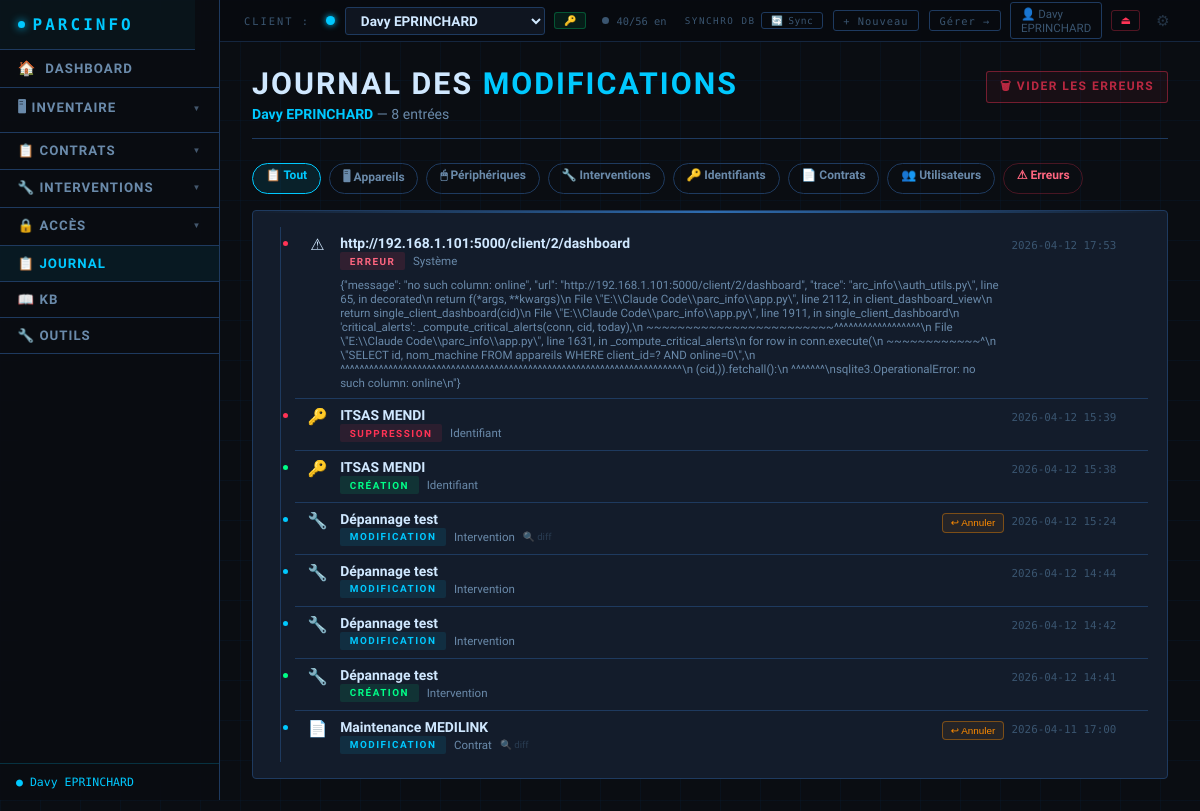
The page /historique (signed in) on the database its author committed.
### tables this page shows
CREATE TABLE clients (
        id INTEGER PRIMARY KEY AUTOINCREMENT,
        nom TEXT NOT NULL DEFAULT '',
        contact TEXT DEFAULT '',
        telephone TEXT DEFAULT '',
        email TEXT DEFAULT '',
        adresse TEXT DEFAULT '',
        notes TEXT DEFAULT '',
        couleur TEXT DEFAULT '#00c9ff',
        date_creation TEXT DEFAULT '',
        date_maj TEXT DEFAULT '', auth_user_id INTEGER DEFAULT NULL);

CREATE TABLE historique (
        id INTEGER PRIMARY KEY AUTOINCREMENT,
        client_id INTEGER NOT NULL,
        entite TEXT NOT NULL,
        entite_id INTEGER NOT NULL,
        entite_nom TEXT DEFAULT '',
        action TEXT NOT NULL,
        date_action TEXT NOT NULL,
        details TEXT DEFAULT '');

### app.py (the view)
@app.route('/historique')
@login_required
def page_historique():
    cid = get_client_id()
    if not cid: return redirect(url_for('nouveau_client'))
    conn = get_db()
    client = row_to_dict(conn.execute('SELECT * FROM clients WHERE id=?', (cid,)).fetchone() or {})
    filtre = request.args.get('entite', '')
    limit  = int(request.args.get('limit', 200))
    if filtre:
        rows = conn.execute(
            "SELECT * FROM historique WHERE client_id=? AND entite=? ORDER BY date_action DESC LIMIT ?",
            (cid, filtre, limit)).fetchall()
    else:
        rows = conn.execute(
            "SELECT * FROM historique WHERE client_id=? ORDER BY date_action DESC LIMIT ?",
            (cid, limit)).fetchall()
    hist = [row_to_dict(r) for r in rows]
    conn.close()
    return render_template('historique.html', hist=hist, client=client,
                           filtre=filtre, can_write_flag=can_write(),
                           clients=get_clients(), client_actif_id=cid)

### templates/historique.html (shortened to what this page needs)
{% extends "base.html" %}
{% block content %}
<div class="page-header" style="display:flex;align-items:flex-start;justify-content:space-between;gap:1rem;flex-wrap:wrap;">
    <div>
        <h1>Journal des <span>Modifications</span></h1>
        <p><span style="color:{{ client.couleur or '#00c9ff' }};font-weight:700;">{{ client.nom }}</span>
        — {{ hist|length }} entrée{{ 's' if hist|length != 1 }}</p>
    </div>
    <button onclick="viderErreurs(this)" class="btn btn-sm"
            style="border-color:rgba(255,51,85,.4);color:rgba(255,51,85,.7);background:rgba(255,51,85,.06);margin-top:.3rem;"
            title="Supprimer toutes les entrées d'erreur système">
        🗑 Vider les erreurs
    </button>
</div>
<div class="hist-filters">
    {% set entites = [('', 'Tout', '📋'), ('appareil', 'Appareils', '🖥'), ('peripherique', 'Périphériques', '🖱'),
                      ('intervention', 'Interventions', '🔧'), ('identifiant', 'Identifiants', '🔑'), ('contrat', 'Contrats', '📄'),
                      ('utilisateur', 'Utilisateurs', '👥'), ('système', 'Erreurs', '⚠')] %}
    {% for val, label, ico in entites %}
    <a href="/historique{% if val %}?entite={{ val }}{% endif %}"
       class="hist-chip {% if filtre == val %}active{% endif %}{% if val == 'système' %}" style="{% if filtre == val %}border-color:var(--accent-red);color:var(--accent-red);background:rgba(255,51,85,.08);{% else %}color:#ff6680;border-color:rgba(255,51,85,.25);{% endif %}{% endif %}">{{ ico }} {{ label }}</a>
    {% endfor %}
</div>
<div class="card" style="padding:1rem 1.2rem;">
{% if hist %}
<div class="hist-timeline">
{% set icons     = {'appareil':'🖥','peripherique':'🖱','intervention':'🔧','identifiant':'🔑','contrat':'📄','utilisateur':'👥','système':'⚠'} %}
{% set dot_colors= {'Création':'var(--accent-green)','Modification':'var(--accent)','Suppression':'var(--accent-red)','Annulation':'#facc15','Erreur':'#ff3355'} %}
{% set links     = {'appareil':'/appareil/{}', 'peripherique':'/peripherique/{}', 'intervention':'/intervention/{}', 'identifiant':'/identifiant/{}', 'contrat':'/contrat/{}', 'utilisateur':'/utilisateur/{}'} %}
{% for h in hist %}
{% set dot_col  = dot_colors.get(h.action, 'var(--text-muted)') %}
{% set has_diff = h.action == 'Modification' and h.details and h.details[:1] == '{' %}
{% set is_mod   = h.action == 'Modification' %}
{% set is_err   = h.action == 'Erreur' %}
<div class="hist-entry{% if has_diff %} has-diff{% endif %}"
     {% if is_mod %}
     data-diff="{{ h.details|e if has_diff else '' }}"
     onmouseenter="showDiffTip(event, this)"
     onmouseleave="hideDiffTip()"
     {% elif is_err %}
     data-err="{{ h.details|e }}"
     onmouseenter="showErrTip(event, this)"
     onmouseleave="hideErrTip()"
     style="cursor:default;"
     {% endif %}>
    <div class="hist-dot" style="background:{{ dot_col }};"></div>
    <span class="hist-icon">{{ icons.get(h.entite, '📋') }}</span>
    <div class="hist-body">
        <div class="hist-nom">
            {% if h.action != 'Suppression' and links.get(h.entite) %}
            <a href="{{ links[h.entite].format(h.entite_id) }}/editer" style="color:var(--text-primary);text-decoration:none;">{{ h.entite_nom }}</a>
            {% else %}
            {{ h.entite_nom }}
            {% endif %}
        </div>
        <div class="hist-meta">
            <span class="badge badge-action-{{ h.action|lower }}" style="font-size:.62rem;">{{ h.action }}</span>
            <span>{{ h.entite|capitalize }}</span>
            {% if h.action == 'Annulation' and h.details and h.details[:1] == '{' %}
                {% set msg_data = h.details|tojson %}
                <span style="color:var(--text-muted);font-style:italic;font-size:.68rem;">
                    ↩ Restauration appliquée
                </span>
            {% elif h.action != 'Modification' and h.details %}
                <span>{{ h.details }}</span>
            {% endif %}
            {% if has_diff %}
            <span class="diff-hint" title="Survolez pour voir les différences">🔍 diff</span>
            {% endif %}
        </div>
    </div>
    <div class="hist-right">
        {% if has_diff and can_write_flag %}
        <form method="POST" action="/historique/{{ h.id }}/annuler"
              data-nom="{{ h.entite_nom|e }}"
              onsubmit="return confirm('Restaurer \u00ab ' + this.dataset.nom + ' \u00bb \u00e0 son \u00e9tat avant cette modification ?')"
              style="margin:0;">
            <button type="submit" class="hist-revert-btn" title="Annuler cette modification">↩ Annuler</button>
        </form>
        {% endif %}
        <span class="hist-time">{{ h.date_action[:16].replace('T',' ') if h.date_action else '' }}</span>
    </div>
</div>
{% endfor %}
</div>
{% else %}
<div style="text-align:center;padding:3rem;color:var(--text-muted);">
    Aucune entrée dans le journal.
    <br><br>
    <span style="font-size:.82rem;">Les modifications seront enregistrées automatiquement dès la prochaine action.</span>
</div>
{% endif %}
</div>
{% endblock %}

### templates/base.html (shortened to what this page needs)
<!DOCTYPE html>
<html lang="fr">
<head>
</head>
<body class="{{ 'theme-light' if cfg.get('mode') == 'light' else '' }}{{ ' nav-left' if cfg.get('nav_mode') == 'vertical' else '' }}">
<div class="client-bar">
    <span class="client-bar-label">Client :</span>
    <div class="client-select-wrap">
        {% set active_cl = clients | selectattr('id','eq', client_actif_id) | first | default(None) %}
        <span class="client-dot" style="color:{{ active_cl.couleur if active_cl else '#00c9ff' }}; background:{{ active_cl.couleur if active_cl else '#00c9ff' }};"></span>
        <select id="client-dropdown" onchange="changerClientAvecConfirmation(this)" data-current-value="{{ client_actif_id or '' }}">
            {% for cl in clients %}
            <option value="{{ cl.id }}" {% if cl.id == client_actif_id %}selected{% endif %}>{{ cl.nom }}</option>
            {% endfor %}
        </select>
        {% set acces_actif = active_cl.acces if active_cl and active_cl.acces is defined else '' %}
        {% if acces_actif %}
        <div class="topbar-acces-badge topbar-acces-{{ acces_actif }}" title="{% if acces_actif == 'proprietaire' %}Vous êtes propriétaire{% elif acces_actif == 'ecriture' %}Partagé — lecture/écriture{% elif acces_actif == 'admin' %}Accès administrateur{% else %}Partagé — lecture seule{% endif %}">
            {% if acces_actif == 'proprietaire' %}🔑{% elif acces_actif == 'ecriture' %}✏ R/W{% elif acces_actif == 'admin' %}⚙{% else %}👁{% endif %}
        </div>
        {% endif %}
    </div>
    <div class="wd-topbar idle" id="wd-global-bar">
        <span class="wd-dot"></span>
        <span id="wd-global-text">…</span>
    </div>
    <div class="client-bar-actions">
        {% if cfg.get('db_type') == 'sync' %}
        <div id="topbar-sync-wrap" style="display:flex;align-items:center;gap:.35rem;">
        {% else %}
        <div id="topbar-sync-wrap" style="display:none;align-items:center;gap:.35rem;">
        {% endif %}
            <span style="font-family:'Share Tech Mono',monospace;font-size:.58rem;letter-spacing:1.5px;
                         text-transform:uppercase;color:var(--text-muted);white-space:nowrap;">Synchro DB</span>
            <button class="topbar-sync-btn" id="topbar-sync-btn"
                    onclick="syncNow()" title="Base de données — mode synchronisation&#10;Cliquer pour synchroniser maintenant">
                <span class="topbar-sync-icon" id="topbar-sync-icon">🔄</span>
                <span id="topbar-sync-label">Sync…</span>
            </button>
        </div>
        <a href="/client/nouveau" class="client-bar-link">+ Nouveau</a>
        <a href="/clients" class="client-bar-link">Gérer →</a>
        {% if session.get('auth_user_id') %}
        <a href="/profil" style="display:flex;align-items:center;gap:.4rem;text-decoration:none;
            border:1px solid var(--border);border-radius:3px;padding:.2rem .6rem;
            font-size:.72rem;color:var(--text-muted);transition:all .15s;"
           onmouseover="this.style.borderColor='var(--accent)';this.style.color='var(--text-secondary)'"
           onmouseout="this.style.borderColor='var(--border)';this.style.color='var(--text-muted)'">
            👤 {{ session.get('auth_user_nom', 'Profil') }}
        </a>
        <a href="/logout" style="border:1px solid rgba(255,51,85,.3);border-radius:3px;padding:.2rem .5rem;
            font-size:.7rem;color:var(--accent-red);text-decoration:none;" title="Déconnexion">⏏</a>
        {% endif %}
        <button class="topbar-gear" onclick="toggleConfig()" title="Paramètres">⚙</button>
    </div>
</div>
{% set ep = request.endpoint %}
{% set inv_active = ep in ['liste_appareils','nouvel_appareil','editer_appareil','liste_peripheriques','nouveau_peripherique','editer_peripherique','parc_general','baie_brassage','page_scan','liste_plans','editer_plan'] %}
{% set contrats_active = ep in ['liste_contrats','nouveau_contrat','editer_contrat','detail_contrat'] %}
{% set secu_active = ep in ['liste_identifiants','nouvel_identifiant','editer_identifiant','liste_utilisateurs','nouvel_utilisateur','editer_utilisateur','droits_utilisateur'] %}
<nav>
    <a href="/" class="nav-brand">PARCINFO</a>
    <a href="/" {% if ep == 'index' %}class="active"{% endif %}>
        <span style="font-size:.9rem;">🏠</span> DASHBOARD
    </a>
    <div class="nav-group">
        <button class="nav-group-btn {% if inv_active %}active{% endif %}">
            🖥 Inventaire <span class="arr">▼</span>
        </button>
    </div>
    <div class="nav-group">
        <button class="nav-group-btn {% if contrats_active %}active{% endif %}">
            📋 Contrats <span class="arr">▼</span>
        </button>
    </div>
    <div class="nav-group">
        <button class="nav-group-btn {% if ep in ['liste_interventions','nouveau_intervention','detail_intervention','editer_intervention'] %}active{% endif %}">
            🔧 Interventions <span class="arr">▼</span>
        </button>
    </div>
    <div class="nav-group">
        <button class="nav-group-btn {% if secu_active %}active{% endif %}">
            🔒 Accès <span class="arr">▼</span>
        </button>
    </div>
    <a href="/historique" {% if ep == 'page_historique' %}class="active"{% endif %}>📋 Journal</a>
    <a href="/kb" {% if ep == 'page_kb' %}class="active"{% endif %}>📖 KB</a>
    <a href="/outils" {% if ep == 'page_outils' %}class="active"{% endif %}>🔧 Outils</a>
    <div class="nav-spacer"></div>
    {% if client is defined and client and client.nom %}
    <span class="nav-client-badge" style="color:{{ client.couleur or '#00c9ff' }}; border-color:{{ client.couleur or '#00c9ff' }}33;">
        &#9679; {{ client.nom }}
    </span>
    {% endif %}
</nav>
<main>
    {% set ep = request.endpoint %}
    {% set bc = [] %}
    {% if ep in ['nouvel_appareil','editer_appareil'] %}
        {% set _ = bc.append(('Inventaire', None)) %}
        {% set _ = bc.append(('Appareils', '/appareils')) %}
        {% set _ = bc.append(('Ajouter' if ep == 'nouvel_appareil' else 'Modifier', None)) %}
    {% elif ep in ['nouveau_peripherique','editer_peripherique'] %}
        {% set _ = bc.append(('Inventaire', None)) %}
        {% set _ = bc.append(('Périphériques', '/peripheriques')) %}
        {% set _ = bc.append(('Ajouter' if ep == 'nouveau_peripherique' else 'Modifier', None)) %}
    {% elif ep in ['nouveau_contrat','editer_contrat'] %}
        {% set _ = bc.append(('Contrats', '/contrats')) %}
        {% set _ = bc.append(('Ajouter' if ep == 'nouveau_contrat' else 'Modifier', None)) %}
    {% elif ep == 'detail_contrat' %}
        {% set _ = bc.append(('Contrats', '/contrats')) %}
        {% set _ = bc.append(('Détail', None)) %}
    {% elif ep in ['nouvel_identifiant','editer_identifiant'] %}
        {% set _ = bc.append(('Accès', None)) %}
        {% set _ = bc.append(('Identifiants', '/identifiants')) %}
        {% set _ = bc.append(('Ajouter' if ep == 'nouvel_identifiant' else 'Modifier', None)) %}
    {% elif ep in ['nouvel_utilisateur','editer_utilisateur'] %}
        {% set _ = bc.append(('Accès', None)) %}
        {% set _ = bc.append(('Utilisateurs', '/utilisateurs')) %}
        {% set _ = bc.append(('Ajouter' if ep == 'nouvel_utilisateur' else 'Modifier', None)) %}
    {% elif ep == 'droits_utilisateur' %}
        {% set _ = bc.append(('Accès', None)) %}
        {% set _ = bc.append(('Utilisateurs', '/utilisateurs')) %}
        {% set _ = bc.append(('Droits', None)) %}
    {% elif ep == 'parc_general' %}
        {% set _ = bc.append(('Inventaire', None)) %}
        {% set _ = bc.append(('Parc général', None)) %}
    {% elif ep == 'baie_brassage' %}
        {% set _ = bc.append(('Inventaire', None)) %}
        {% set _ = bc.append(('Baie de brassage', None)) %}
    {% elif ep == 'page_scan' %}
        {% set _ = bc.append(('Inventaire', None)) %}
        {% set _ = bc.append(('Scan réseau', None)) %}
    {% endif %}
    {% block content %}{% endblock %}
</main>
    {% set _sk2 = [] %}
</body>
</html>

### rows shown on the page
clients: get "Davy EPRINCHARD", nom "Davy EPRINCHARD"
historique: get "⚠", entite_nom "http://192.168.1.101:5000/client/2/dashboard", action "ERREUR", entite "Système", details "{\"message\": \"no such column: online\", \"url\": \"http://192.168.1.101:5000/client/2/dashboard\", \"trace\": \"arc_info\\\\auth_utils.py\\\", line 65, in decorated\\n return f(*args, **kwargs)\\n File \\\"E:\\\\Claude Code\\\\parc_info\\\\app.py\\\", line 2112, in client_dashboard_view\\n return single_client_dashboard(cid)\\n File \\\"E:\\\\Claude Code\\\\parc_info\\\\app.py\\\", line 1911, in single_client_dashboard\\n 'critical_alerts': _compute_critical_alerts(conn, cid, today),\\n ~~~~~~~~~~~~~~~~~~~~~~~~^^^^^^^^^^^^^^^^^^\\n File \\\"E:\\\\Claude Code\\\\parc_info\\\\app.py\\\", line 1631, in _compute_critical_alerts\\n for row in conn.execute(\\n ~~~~~~~~~~~~^\\n \\\"SELECT id, nom_machine FROM appareils WHERE client_id=? AND…", date_action "2026-04-12 17:53"
historique: get "🔑", entite_nom "ITSAS MENDI", action "SUPPRESSION", entite "Identifiant", date_action "2026-04-12 15:39"
historique: get "🔑", entite_nom "ITSAS MENDI", action "CRÉATION", entite "Identifiant", date_action "2026-04-12 15:38"
historique: get "🔧", entite_nom "Dépannage test", action "MODIFICATION", entite "Intervention", shows "🔍 diff", date_action "2026-04-12 15:24"
historique: get "🔧", entite_nom "Dépannage test", action "MODIFICATION", entite "Intervention", date_action "2026-04-12 14:44"
historique: get "🔧", entite_nom "Dépannage test", action "MODIFICATION", entite "Intervention", date_action "2026-04-12 14:42"
historique: get "🔧", entite_nom "Dépannage test", action "CRÉATION", entite "Intervention", date_action "2026-04-12 14:41"
historique: get "📄", entite_nom "Maintenance MEDILINK", action "MODIFICATION", entite "Contrat", shows "🔍 diff", date_action "2026-04-11 17:00"

### other values the page prints
{{ hist|length }} "8"
{{ 's' if hist|length != 1 }} "s"
{{ ico }} "📋" "🖥" "🖱" "🔧" "🔑" "📄" "👥" "⚠"
{{ label }} "Tout" "Appareils" "Périphériques" "Interventions" "Identifiants" "Contrats" "Utilisateurs" "Erreurs"
form field value "Davy EPRINCHARD"
